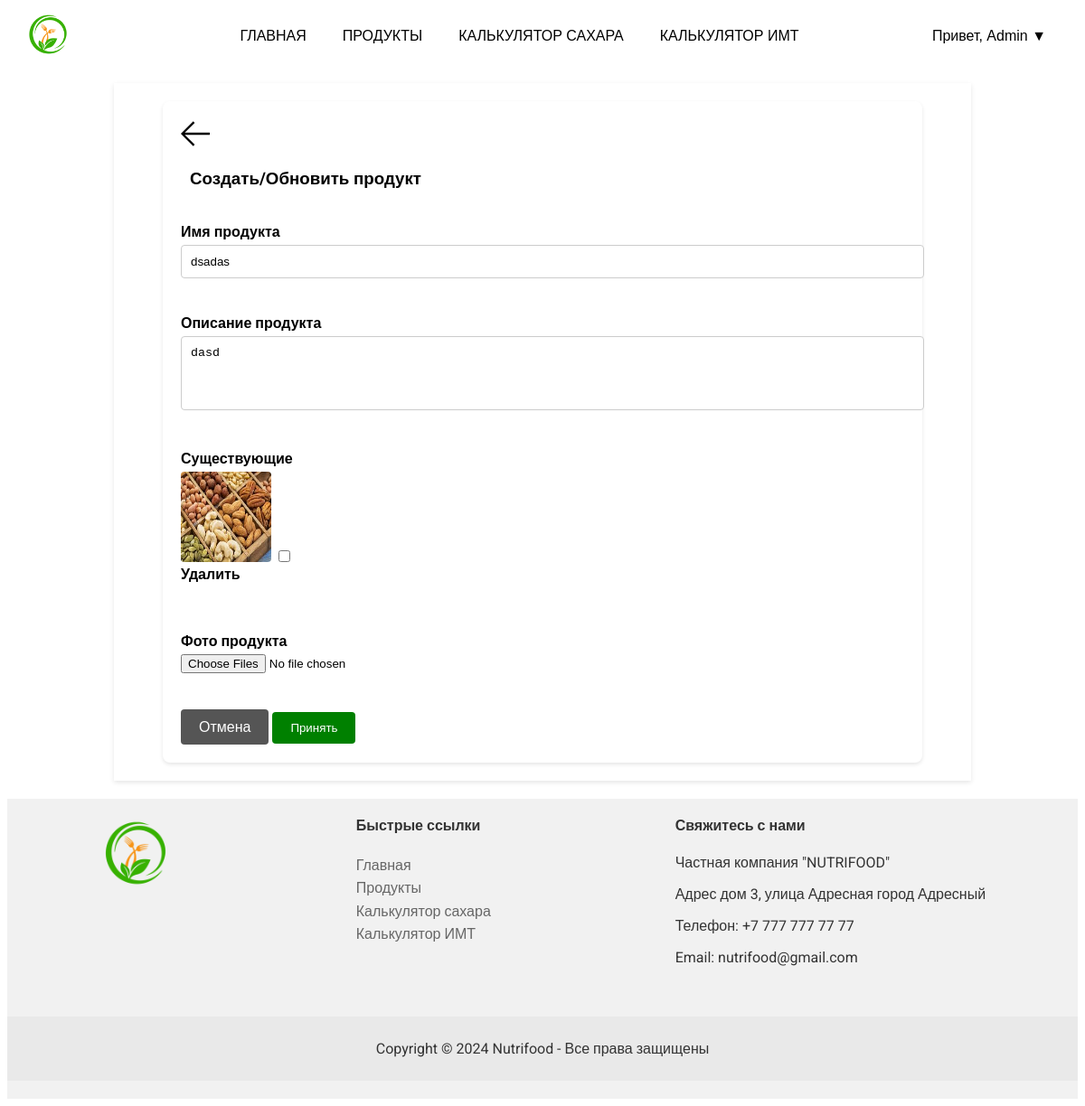
Screenshot of /edit-product/2 (signed in) with the database file from the repository.
### app/models.py (models this page shows, shortened)
class User(AbstractUser):
    name = models.CharField(max_length=200, null=True)
    email = models.EmailField(null=True, unique=True)
    date_of_birth = models.DateField(null=True, blank=True)  # Поле для даты рождения
    height = models.DecimalField(max_digits=5, decimal_places=2, null=True, blank=True)  # Поле для роста в сантиметрах
    weight = models.DecimalField(max_digits=6, decimal_places=2, null=True, blank=True)  # Поле для веса в килограммах
    USERNAME_FIELD = 'email'
    REQUIRED_FIELDS = ['name']  # Здесь можно указать другие поля, которые вы хотите запрашивать при создании суперпользователя
    objects = CustomUserManager()

class Product(models.Model):
    name = models.CharField(max_length=100)
    description = models.TextField()
    updated = models.DateTimeField(auto_now=True)
    created = models.DateTimeField(auto_now_add=True)
    class Meta:
        ordering = ['-updated', '-created']

class ProductPhoto(models.Model):
    product = models.ForeignKey(Product, on_delete=models.CASCADE)
    photo = models.ImageField(null=True, default="avatar.svg")

### app/views.py (the view)
# urls.py: path('edit-product/<str:pk>', views.edit_product, name="edit-product"),
@login_required
def edit_product(request, pk):
    if not request.user.is_superuser:
        return redirect('home')
    product = Product.objects.get(id=pk)
    if request.method == "POST":
        form = ProductForm(request.POST, request.FILES, instance=product)
        if form.is_valid():
            form.save()
            for key, value in form.cleaned_data.items():
                if key.startswith('photo_') and value:
                    photo_id = int(key.split('_')[1])
                    ProductPhoto.objects.filter(id=photo_id).delete()
            new_photos = request.FILES.getlist('photos')
            for photo in new_photos:
                ProductPhoto.objects.create(product=product, photo=photo)
            return redirect('home')
    else:
        form = ProductForm(instance=product)
    context = {'form': form, 'product': product}
    return render(request, 'app/product-form.html', context)

### app/forms.py
class ProductForm(ModelForm):
    photos = MultipleImageField()
    class Meta:
        model = Product
        fields = ['name', 'description', 'photos']
        widgets = {
            'description': Textarea(attrs={'rows': 4}),
        }
    def __init__(self, *args, **kwargs):
        super(ProductForm, self).__init__(*args, **kwargs)
        instance = kwargs.get('instance')
        if instance:
            existing_photos = instance.productphoto_set.all()
            for photo in existing_photos:
                self.fields[f'photo_{photo.id}'] = BooleanField(label='Delete', required=False)

### app/templates/app/product-form.html (shortened to what this page needs)
{% extends 'main.html' %}
{% block content %}
{% if not request.user.is_superuser %}
<p>You do not have permission to access this page.</p>
{% else %}
<main class="create-room layout">
    <div class="container">
        <div class="layout__box">
            <div class="layout__boxHeader">
                <div class="layout__boxTitle">
                    <a href="{% url 'products' %}">
                        <svg version="1.1" xmlns="http://www.w3.org/2000/svg" width="32" height="32"
                            viewBox="0 0 32 32">
                            <title>arrow-left</title>
                            <path
                                d="M13.723 2.286l-13.723 13.714 13.719 13.714 1.616-1.611-10.96-10.96h27.625v-2.286h-27.625l10.965-10.965-1.616-1.607z">
                            </path>
                        </svg>
                    </a>
                    <h3>Создать/Обновить продукт</h3>
                </div>
            </div>
            <div class="layout__body">
                <form class="form" action="" method="POST" enctype="multipart/form-data">
                    <div class="form__group">
                        <label for="id_name">Имя продукта</label>
                        {{ form.name }}
                    </div>
                    <div class="form__group">
                        <label for="id_description">Описание продукта</label>
                        {{ form.description }}
                    </div>
                    <div class="form__group">
                        <label>Существующие</label>
                        <div class="existing-photos">
                            {% for photo in product.productphoto_set.all %}
                            <div class="photo-item">
                                <img src="{{ photo.photo.url }}" alt="Product Photo">
                                <input type="checkbox" name="photo_{{ photo.id }}" id="photo_{{ photo.id }}">
                                <label for="photo_{{ photo.id }}">Удалить</label>
                            </div>
                            {% endfor %}
                        </div>
                    </div>
                    <div class="form__group">
                        <label for="id_photos">Фото продукта</label>
                        {{ form.photos }}
                    </div>
                    <div class="form__action">
                        <a class="btn btn--dark" href="{% url 'home' %}">Отмена</a>
                        <button class="btn btn--main" type="submit">Принять</button>
                    </div>
                </form>
            </div>
        </div>
    </div>
</main>
{% endif %}
{% endblock content %}

### templates/navbar.html (shortened to what this page needs)
{% load static %}
<nav class="navbar">
    <a href="{% url 'home' %}" class="navbar-brand">
        <img src="{% static 'logo_pp.png'%}" alt="Nutrifood" class="logo">
    </a>
    <div class="navbar-links">
        <a href="{% url 'home' %}" class="nav-link">ГЛАВНАЯ</a>
        <a href="{% url 'products' %}" class="nav-link">ПРОДУКТЫ</a>
        <a href="{% url 'sugar-calc' %}" class="nav-link">КАЛЬКУЛЯТОР САХАРА</a>
        <a href="{% url 'imt-calc' %}" class="nav-link">КАЛЬКУЛЯТОР ИМТ</a>
    </div>
    {% if request.user.is_authenticated %}
    <div class="user-info dropdown">
        <span class="username">Привет, {{ request.user.name }} <span class="caret">&#9660;</span></span>
    </div>
    {% else %}
    <a href="{% url 'login' %}" class="logout-link">
        Войти
    </a>
    {% endif %}
</nav>

### static/styles/navbar.css (style rules this page uses)
.navbar { display: flex; justify-content: space-between; align-items: center; background-color: black; padding: 5px 20px; }
.navbar-brand .logo { height: 30px; margin-right: 50px; }
.navbar-links { display: flex; align-items: center; }
.navbar-links .nav-link { color: white; margin: 0 10px; text-decoration: none; font-weight: normal; font-size: 16px; font-family: 'Arial', sans-serif; }
.user-info { display: flex; align-items: center; }
.user-info .username { color: white; font-family: 'Arial', sans-serif; margin-right: 5px; }

### templates/main.html (style rules this page uses)
body { font-family: 'Roboto', sans-serif; }

### templates/navbar.html (style rules this page uses)
.navbar { display: flex; justify-content: space-between; align-items: center; background-color: white; padding: 5px 20px; font-family: 'Roboto', sans-serif; }
.navbar-brand .logo { height: 50px; margin-right: 50px; }
.navbar-links .nav-link { color: black; margin: 0 10px; text-decoration: none; font-weight: normal; font-size: 16px; }
.user-info .username { color: black; margin-right: 5px; }
.navbar-links .nav-link, .navbar-lang .lang-link, .user-info .username, .logout-link { text-decoration: none; color: black; padding: 10px; display: inline-block; }
.dropdown { position: relative; display: inline-block; }

### app/templates/app/product-form.html (style rules this page uses)
.create-room .container { max-width: 800px; margin: auto; background: #fff; padding: 20px; border-radius: 8px; box-shadow: 0 2px 4px rgba(0, 0, 0, 0.1); }
.create-room .layout__boxHeader { display: flex; align-items: center; margin-bottom: 20px; }
.create-room .layout__boxTitle h3 { margin-left: 10px; }
.create-room .form { display: grid; grid-gap: 20px; }
.create-room .form__group { margin-bottom: 20px; }
.create-room .form__group label { display: block; margin-bottom: 5px; font-weight: bold; }
.create-room input[type='text'], .create-room textarea, .create-room select { width: 100%; padding: 10px; border: 1px solid #ccc; border-radius: 4px; resize: none; }
.create-room .existing-photos { display: flex; flex-wrap: wrap; }
.create-room .photo-item { margin-right: 10px; margin-bottom: 10px; }
.create-room .photo-item img { width: 100px; height: 100px; border-radius: 4px; }
.create-room .btn--dark { background-color: #555; color: white; padding: 10px 20px; text-decoration: none; border-radius: 4px; display: inline-block; }
.create-room .btn--main { background-color: green; color: white; padding: 10px 20px; border: none; border-radius: 4px; cursor: pointer; }

### rows the page displays
User: user.name "Admin"
Product: name "dsadas", description "dasd"
ProductPhoto: photo (picture)
